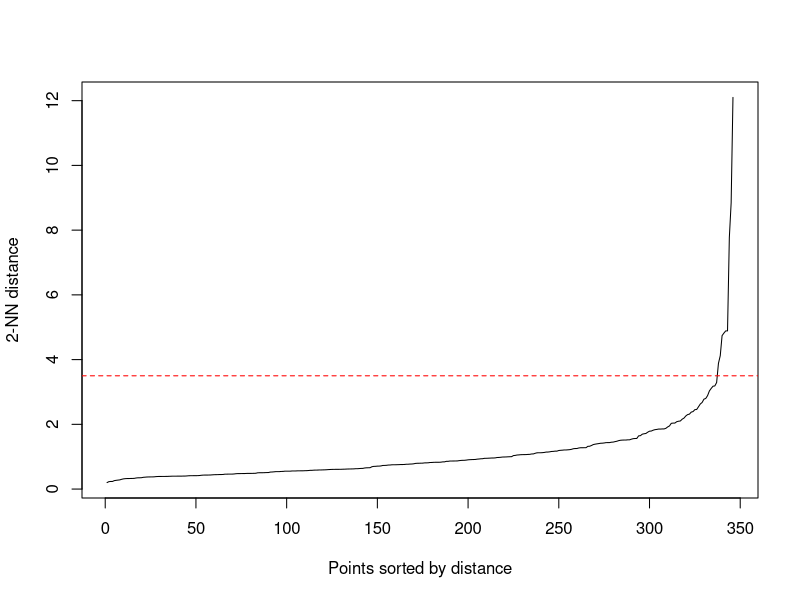
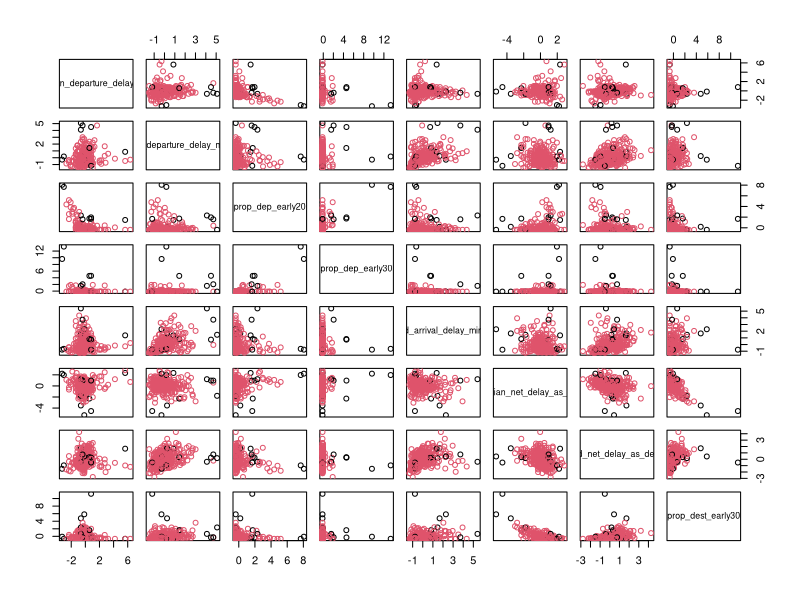
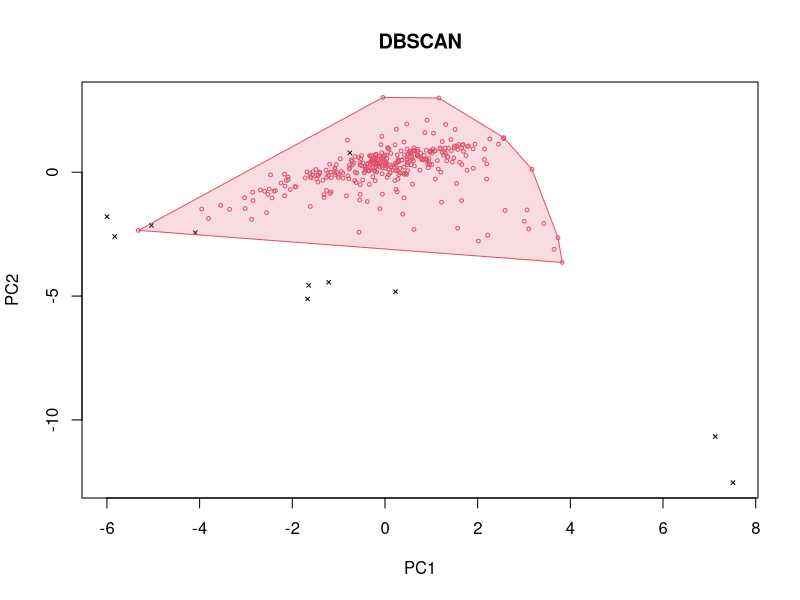
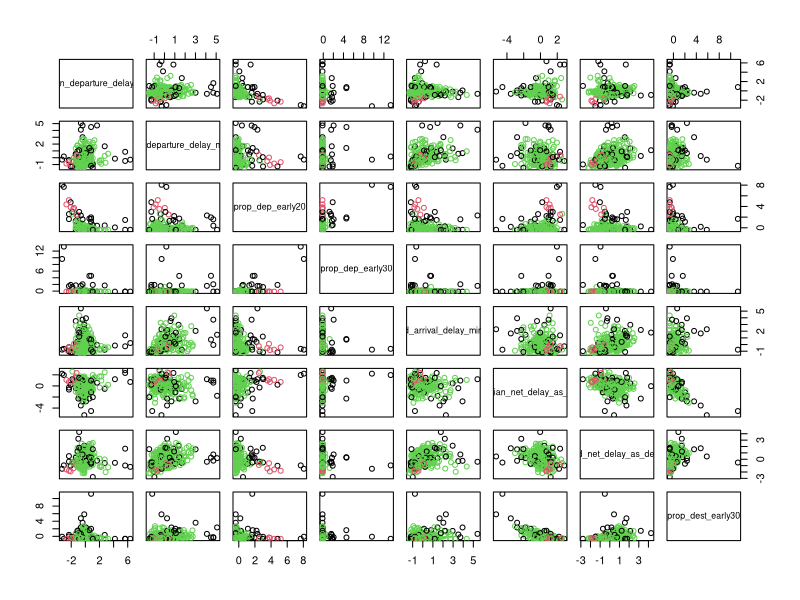
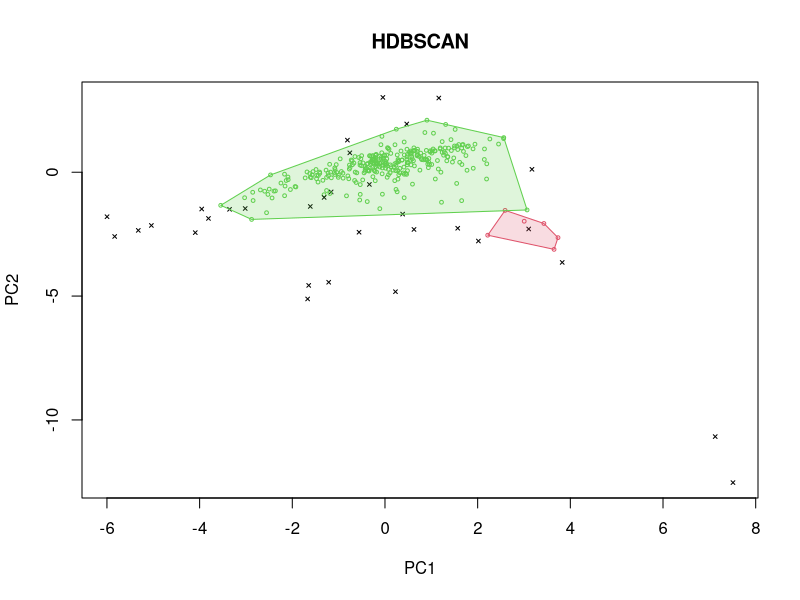

Reproduce these figures in R, in order.
library(tidyverse)
library(dbscan)

airports = read_csv("airports.csv") # just for reference to e.g. index
airports = airports |>
  mutate(index = c(1:nrow(airports)), .before = seq_ID)
Scaled_Airports <- read.csv("scaled_airports.csv")
Scaled_Airports <- as.matrix(Scaled_Airports[, c(5,6,7,8,9,10,11,13)])
kNNdistplot(Scaled_Airports, minPts = 3)
abline(h=3.5, col = "red",lty = 2)

db <- dbscan(Scaled_Airports, eps = 3, minPts = 3)
db
pairs(Scaled_Airports, col = db$cluster + 1L)
hullplot(Scaled_Airports, db, main = "DBSCAN")

hdb <- hdbscan(Scaled_Airports, minPts = 3)
hdb
pairs(Scaled_Airports, col = hdb$cluster + 1L)
hullplot(Scaled_Airports, hdb, main = "HDBSCAN")

combs = map(
  .x = seq_len(length.out = 8),
  .f = \(elts) combn(x = seq_len(length.out = 8), m = elts) |>
    as_tibble() # list-like structure for input into purrr::map()
)

alone = \(x) if_else(x == 0, true = 1, false = 0)

db = map(
  .x = combs,
  .f = function(frame) {
    y = map(
      .x = frame,
      .f = function(col) {
        airports = Scaled_Airports[, col] |>
          as.matrix()
        m = length(col) # number of variables
        dbscan(
          x = as.matrix(Scaled_Airports[, col]),
          eps = m / 2,
          minPts = floor(m / 2) + 10
        )$cluster |>
          alone()
      }
    )
    s = rep_len(0, length.out = nrow(Scaled_Airports))
    for(n in names(y)) s = s + y[[n]]
    return(list(y, s))
  }
)

total = rep_len(0, length.out = nrow(Scaled_Airports))
for(ind in 1:ncol(Scaled_Airports)) total = total + db[[ind]][[2]]
indices = which(total > 70)
airports |>
  slice(indices)

airports <- cbind(airports, total)
